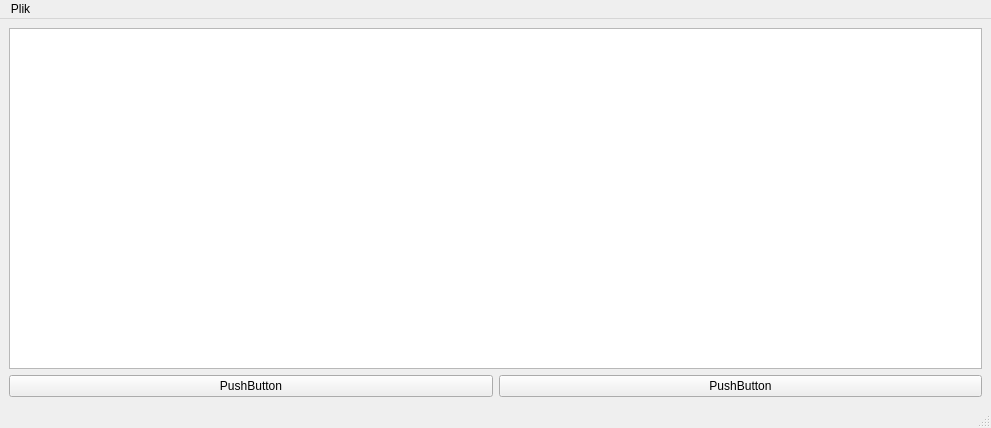
<?xml version="1.0" encoding="UTF-8"?>
<ui version="4.0">
 <class>MainWindow</class>
 <widget class="QMainWindow" name="MainWindow">
  <property name="geometry">
   <rect>
    <x>0</x>
    <y>0</y>
    <width>991</width>
    <height>428</height>
   </rect>
  </property>
  <property name="windowTitle">
   <string>Wyjebany w pizdę klient maila</string>
  </property>
  <widget class="QWidget" name="centralwidget">
   <layout class="QGridLayout" name="gridLayout">
    <item row="1" column="1">
     <widget class="QPushButton" name="pushButton">
      <property name="text">
       <string>PushButton</string>
      </property>
     </widget>
    </item>
    <item row="1" column="0">
     <widget class="QPushButton" name="pushButton_2">
      <property name="text">
       <string>PushButton</string>
      </property>
     </widget>
    </item>
    <item row="0" column="0" colspan="2">
     <widget class="QTableView" name="mailListView">
      <property name="editTriggers">
       <set>QAbstractItemView::NoEditTriggers</set>
      </property>
      <property name="showDropIndicator" stdset="0">
       <bool>false</bool>
      </property>
      <property name="dragDropOverwriteMode">
       <bool>false</bool>
      </property>
      <property name="selectionMode">
       <enum>QAbstractItemView::SingleSelection</enum>
      </property>
      <property name="selectionBehavior">
       <enum>QAbstractItemView::SelectRows</enum>
      </property>
      <property name="showGrid">
       <bool>false</bool>
      </property>
      <attribute name="horizontalHeaderCascadingSectionResizes">
       <bool>true</bool>
      </attribute>
      <attribute name="horizontalHeaderStretchLastSection">
       <bool>true</bool>
      </attribute>
     </widget>
    </item>
   </layout>
  </widget>
  <widget class="QMenuBar" name="menubar">
   <property name="geometry">
    <rect>
     <x>0</x>
     <y>0</y>
     <width>991</width>
     <height>21</height>
    </rect>
   </property>
   <widget class="QMenu" name="menuPlik">
    <property name="title">
     <string>Plik</string>
    </property>
   </widget>
   <addaction name="menuPlik"/>
  </widget>
  <widget class="QStatusBar" name="statusbar"/>
 </widget>
 <resources/>
 <connections/>
</ui>
